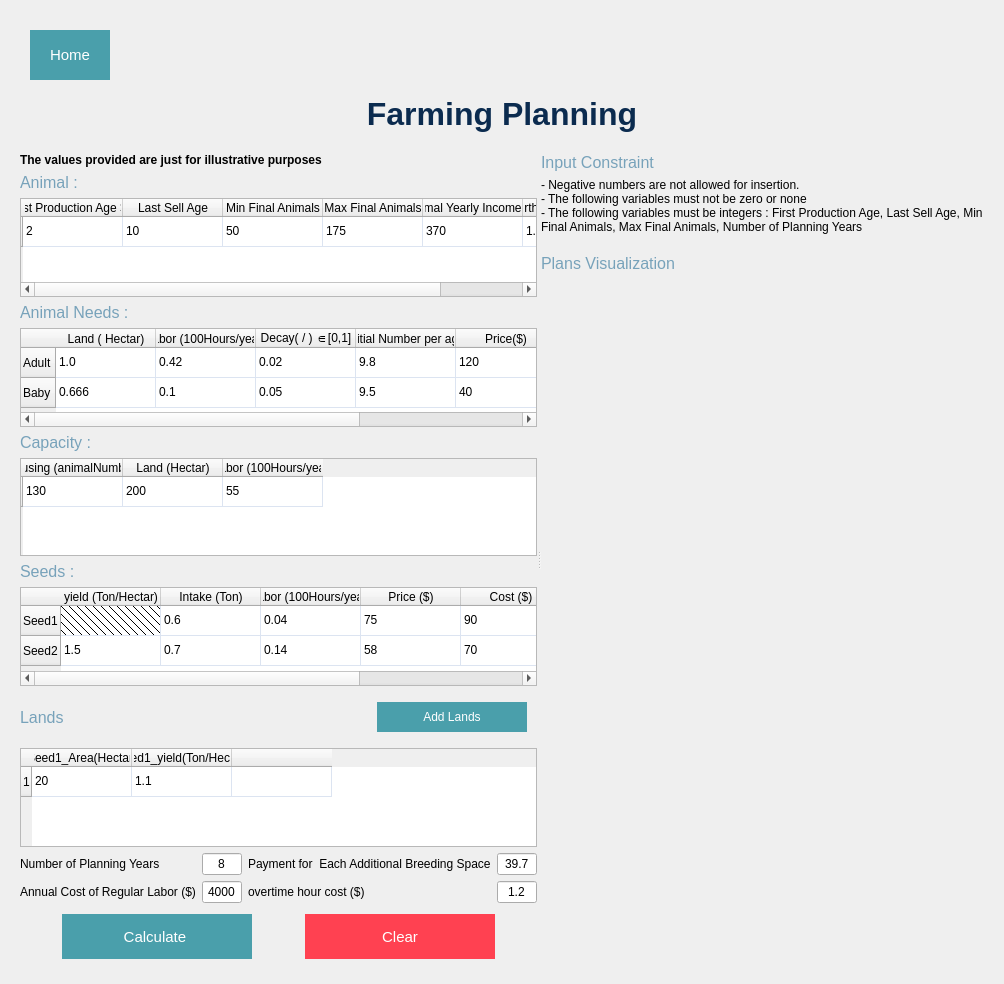
<?xml version="1.0" encoding="UTF-8"?>
<ui version="4.0">
 <class>MainWindow</class>
 <widget class="QMainWindow" name="MainWindow">
  <property name="geometry">
   <rect>
    <x>0</x>
    <y>0</y>
    <width>1004</width>
    <height>984</height>
   </rect>
  </property>
  <property name="windowTitle">
   <string>MainWindow</string>
  </property>
  <widget class="QWidget" name="centralwidget">
   <layout class="QVBoxLayout" name="main_layout">
    <property name="leftMargin">
     <number>20</number>
    </property>
    <property name="topMargin">
     <number>20</number>
    </property>
    <property name="rightMargin">
     <number>20</number>
    </property>
    <property name="bottomMargin">
     <number>20</number>
    </property>
    <item>
     <widget class="QPushButton" name="returnHome">
      <property name="maximumSize">
       <size>
        <width>100</width>
        <height>70</height>
       </size>
      </property>
      <property name="font">
       <font>
        <pointsize>11</pointsize>
       </font>
      </property>
      <property name="cursor">
       <cursorShape>PointingHandCursor</cursorShape>
      </property>
      <property name="styleSheet">
       <string notr="true">
                        QPushButton {
                            background-color: #4a9fab;
                            border: none;
                            color: white;
                            padding: 10px ;
                            margin: 10px;
                            height: 35px;
                        }
                        QPushButton:hover {
                            background-color: #3e858f;
                        }
                    </string>
      </property>
      <property name="text">
       <string>Home</string>
      </property>
     </widget>
    </item>
    <item>
     <widget class="QLabel" name="top_title">
      <property name="maximumSize">
       <size>
        <width>16777215</width>
        <height>150</height>
       </size>
      </property>
      <property name="font">
       <font>
        <pointsize>24</pointsize>
        <weight>75</weight>
        <bold>true</bold>
       </font>
      </property>
      <property name="styleSheet">
       <string notr="true">
                  QLabel {
                  color: #0b2b4f;
margin-bottom: 15px;
                  }
              </string>
      </property>
      <property name="text">
       <string>Farming Planning</string>
      </property>
      <property name="alignment">
       <set>Qt::AlignCenter</set>
      </property>
     </widget>
    </item>
    <item>
     <widget class="QSplitter" name="splitter">
      <property name="orientation">
       <enum>Qt::Horizontal</enum>
      </property>
      <widget class="QWidget" name="leftPanel">
       <layout class="QVBoxLayout" name="verticalLayout">
        <item>
         <widget class="QLabel" name="label_6">
          <property name="font">
           <font>
            <pointsize>9</pointsize>
            <weight>75</weight>
            <bold>true</bold>
           </font>
          </property>
          <property name="text">
           <string>The values provided are just for illustrative purposes</string>
          </property>
         </widget>
        </item>
        <item>
         <widget class="QLabel" name="node_input_title_2">
          <property name="font">
           <font>
            <pointsize>12</pointsize>
           </font>
          </property>
          <property name="styleSheet">
           <string notr="true">
                                                        QLabel {
                                                        color: #77a2ba;
                                                        }
                                                    </string>
          </property>
          <property name="text">
           <string>Animal :</string>
          </property>
         </widget>
        </item>
        <item>
         <widget class="QTableWidget" name="tableAdultAnimal">
          <property name="styleSheet">
           <string notr="true">gridline-color:#DCE4F1;
selection-background-color: #DCE4F1;</string>
          </property>
          <row>
           <property name="text">
            <string/>
           </property>
          </row>
          <column>
           <property name="text">
            <string>First Production Age &gt; 1</string>
           </property>
          </column>
          <column>
           <property name="text">
            <string>Last Sell Age</string>
           </property>
          </column>
          <column>
           <property name="text">
            <string>Min Final Animals</string>
           </property>
          </column>
          <column>
           <property name="text">
            <string>Max Final Animals</string>
           </property>
          </column>
          <column>
           <property name="text">
            <string>Animal Yearly Income ($)</string>
           </property>
          </column>
          <column>
           <property name="text">
            <string>Birthrate (animal/year)</string>
           </property>
          </column>
          <item row="0" column="0">
           <property name="text">
            <string>2</string>
           </property>
          </item>
          <item row="0" column="1">
           <property name="text">
            <string>10</string>
           </property>
          </item>
          <item row="0" column="2">
           <property name="text">
            <string>50</string>
           </property>
          </item>
          <item row="0" column="3">
           <property name="text">
            <string>175</string>
           </property>
          </item>
          <item row="0" column="4">
           <property name="text">
            <string>370</string>
           </property>
          </item>
          <item row="0" column="5">
           <property name="text">
            <string>1.1</string>
           </property>
          </item>
         </widget>
        </item>
        <item>
         <widget class="QLabel" name="edge_input_title">
          <property name="font">
           <font>
            <pointsize>12</pointsize>
           </font>
          </property>
          <property name="styleSheet">
           <string notr="true">
                                                        QLabel {
                                                        color: #77a2ba;
                                                        }
                                                    </string>
          </property>
          <property name="text">
           <string>Animal Needs :</string>
          </property>
         </widget>
        </item>
        <item>
         <widget class="QTableWidget" name="tableAnimalNeeds">
          <property name="styleSheet">
           <string notr="true">gridline-color:#DCE4F1;
selection-background-color: #DCE4F1;</string>
          </property>
          <row>
           <property name="text">
            <string>Adult</string>
           </property>
          </row>
          <row>
           <property name="text">
            <string>Baby</string>
           </property>
          </row>
          <column>
           <property name="text">
            <string>Land ( Hectar)</string>
           </property>
          </column>
          <column>
           <property name="text">
            <string>Labor (100Hours/year)</string>
           </property>
          </column>
          <column>
           <property name="text">
            <string>Decay( / ) ∈[0,1]</string>
           </property>
          </column>
          <column>
           <property name="text">
            <string>Initial Number per age</string>
           </property>
          </column>
          <column>
           <property name="text">
            <string>Price($)</string>
           </property>
          </column>
          <column>
           <property name="text">
            <string>Cost($)</string>
           </property>
          </column>
          <item row="0" column="0">
           <property name="text">
            <string>1.0</string>
           </property>
          </item>
          <item row="0" column="1">
           <property name="text">
            <string>0.42</string>
           </property>
          </item>
          <item row="0" column="2">
           <property name="text">
            <string>0.02</string>
           </property>
          </item>
          <item row="0" column="3">
           <property name="text">
            <string>9.8</string>
           </property>
          </item>
          <item row="0" column="4">
           <property name="text">
            <string>120</string>
           </property>
          </item>
          <item row="0" column="5">
           <property name="text">
            <string>100</string>
           </property>
          </item>
          <item row="1" column="0">
           <property name="text">
            <string>0.666</string>
           </property>
          </item>
          <item row="1" column="1">
           <property name="text">
            <string>0.1</string>
           </property>
          </item>
          <item row="1" column="2">
           <property name="text">
            <string>0.05</string>
           </property>
          </item>
          <item row="1" column="3">
           <property name="text">
            <string>9.5</string>
           </property>
          </item>
          <item row="1" column="4">
           <property name="text">
            <string>40</string>
           </property>
          </item>
          <item row="1" column="5">
           <property name="text">
            <string>50</string>
           </property>
          </item>
         </widget>
        </item>
        <item>
         <widget class="QLabel" name="node_selection_label">
          <property name="font">
           <font>
            <pointsize>12</pointsize>
           </font>
          </property>
          <property name="styleSheet">
           <string notr="true">
                                                        QLabel {
                                                        color: #77a2ba;
                                                        }
                                                    </string>
          </property>
          <property name="text">
           <string>Capacity : </string>
          </property>
         </widget>
        </item>
        <item>
         <widget class="QTableWidget" name="tableCapacity">
          <property name="styleSheet">
           <string notr="true">gridline-color:#DCE4F1;
        selection-background-color: #DCE4F1;</string>
          </property>
          <row>
           <property name="text">
            <string/>
           </property>
          </row>
          <column>
           <property name="text">
            <string>Housing (animalNumber)</string>
           </property>
          </column>
          <column>
           <property name="text">
            <string>Land (Hectar)</string>
           </property>
          </column>
          <column>
           <property name="text">
            <string>Labor (100Hours/year)</string>
           </property>
          </column>
          <item row="0" column="0">
           <property name="text">
            <string>130</string>
           </property>
          </item>
          <item row="0" column="1">
           <property name="text">
            <string>200</string>
           </property>
          </item>
          <item row="0" column="2">
           <property name="text">
            <string>55</string>
           </property>
          </item>
         </widget>
        </item>
        <item>
         <widget class="QLabel" name="input_constraint">
          <property name="font">
           <font>
            <pointsize>12</pointsize>
           </font>
          </property>
          <property name="styleSheet">
           <string notr="true">
                                                        QLabel {
                                                        color: #77a2ba;
                                                        }
                                                    </string>
          </property>
          <property name="text">
           <string>Seeds :</string>
          </property>
         </widget>
        </item>
        <item>
         <widget class="QTableWidget" name="tableSeeds">
          <property name="styleSheet">
           <string notr="true">gridline-color:#DCE4F1;
     selection-background-color: #DCE4F1;</string>
          </property>
          <row>
           <property name="text">
            <string>Seed1</string>
           </property>
          </row>
          <row>
           <property name="text">
            <string>Seed2</string>
           </property>
          </row>
          <column>
           <property name="text">
            <string>yield (Ton/Hectar)</string>
           </property>
          </column>
          <column>
           <property name="text">
            <string>Intake (Ton)</string>
           </property>
          </column>
          <column>
           <property name="text">
            <string>Labor (100Hours/year)</string>
           </property>
          </column>
          <column>
           <property name="text">
            <string>Price ($)</string>
           </property>
          </column>
          <column>
           <property name="text">
            <string>Cost ($)</string>
           </property>
          </column>
          <column>
           <property name="text">
            <string>Land Cost </string>
           </property>
          </column>
          <item row="0" column="0">
           <property name="text">
            <string/>
           </property>
           <property name="background">
            <brush brushstyle="FDiagPattern">
             <color alpha="255">
              <red>0</red>
              <green>0</green>
              <blue>0</blue>
             </color>
            </brush>
           </property>
           <property name="flags">
            <set>ItemIsSelectable|ItemIsDragEnabled|ItemIsUserCheckable</set>
           </property>
          </item>
          <item row="0" column="1">
           <property name="text">
            <string>0.6</string>
           </property>
          </item>
          <item row="0" column="2">
           <property name="text">
            <string>0.04</string>
           </property>
          </item>
          <item row="0" column="3">
           <property name="text">
            <string>75</string>
           </property>
          </item>
          <item row="0" column="4">
           <property name="text">
            <string>90</string>
           </property>
          </item>
          <item row="0" column="5">
           <property name="text">
            <string>15</string>
           </property>
          </item>
          <item row="1" column="0">
           <property name="text">
            <string>1.5</string>
           </property>
          </item>
          <item row="1" column="1">
           <property name="text">
            <string>0.7</string>
           </property>
          </item>
          <item row="1" column="2">
           <property name="text">
            <string>0.14</string>
           </property>
          </item>
          <item row="1" column="3">
           <property name="text">
            <string>58</string>
           </property>
          </item>
          <item row="1" column="4">
           <property name="text">
            <string>70</string>
           </property>
          </item>
          <item row="1" column="5">
           <property name="text">
            <string>10</string>
           </property>
          </item>
         </widget>
        </item>
        <item>
         <layout class="QHBoxLayout" name="horizontalLayout">
          <item>
           <widget class="QLabel" name="node_input_title">
            <property name="font">
             <font>
              <pointsize>12</pointsize>
             </font>
            </property>
            <property name="styleSheet">
             <string notr="true">
                                                        QLabel {
                                                        color: #77a2ba;
                                                        }
                                                    </string>
            </property>
            <property name="text">
             <string>Lands</string>
            </property>
           </widget>
          </item>
          <item>
           <widget class="QPushButton" name="add_lands_button">
            <property name="maximumSize">
             <size>
              <width>170</width>
              <height>16777215</height>
             </size>
            </property>
            <property name="font">
             <font>
              <pointsize>9</pointsize>
             </font>
            </property>
            <property name="cursor">
             <cursorShape>PointingHandCursor</cursorShape>
            </property>
            <property name="styleSheet">
             <string notr="true">
                                                        QPushButton {
                                                        background-color: #4a9fab;
                                                        border: none;
                                                        color: white;
                                                        padding: 5px ;
                                                        margin: 10px;
                                                        height: 20px;
                                                        }
                                                        QPushButton:hover {
                                                        background-color: #3e858f;
                                                        }
                                                    </string>
            </property>
            <property name="text">
             <string>Add Lands</string>
            </property>
           </widget>
          </item>
         </layout>
        </item>
        <item>
         <widget class="QTableWidget" name="tableLands">
          <property name="styleSheet">
           <string notr="true">gridline-color:#DCE4F1;
selection-background-color: #DCE4F1;</string>
          </property>
          <row>
           <property name="text">
            <string>1</string>
           </property>
          </row>
          <column>
           <property name="text">
            <string>Seed1_Area(Hectar)</string>
           </property>
          </column>
          <column>
           <property name="text">
            <string>Seed1_yield(Ton/Hectar)</string>
           </property>
          </column>
          <column>
           <property name="text">
            <string/>
           </property>
          </column>
          <item row="0" column="0">
           <property name="text">
            <string>20</string>
           </property>
          </item>
          <item row="0" column="1">
           <property name="text">
            <string>1.1</string>
           </property>
          </item>
          <item row="0" column="2">
           <property name="text">
            <string/>
           </property>
           <property name="flags">
            <set>ItemIsSelectable|ItemIsDragEnabled|ItemIsUserCheckable</set>
           </property>
          </item>
         </widget>
        </item>
        <item>
         <layout class="QGridLayout" name="gridLayout">
          <item row="0" column="2">
           <widget class="QLabel" name="label_3">
            <property name="text">
             <string>Payment for  Each Additional Breeding Space</string>
            </property>
           </widget>
          </item>
          <item row="0" column="0">
           <widget class="QLabel" name="label">
            <property name="text">
             <string>Number of Planning Years</string>
            </property>
           </widget>
          </item>
          <item row="0" column="3">
           <widget class="QLineEdit" name="overtime_cost">
            <property name="maximumSize">
             <size>
              <width>100</width>
              <height>16777215</height>
             </size>
            </property>
            <property name="text">
             <string>39.7</string>
            </property>
            <property name="alignment">
             <set>Qt::AlignCenter</set>
            </property>
           </widget>
          </item>
          <item row="2" column="3">
           <widget class="QLineEdit" name="additional_payment">
            <property name="maximumSize">
             <size>
              <width>100</width>
              <height>16777215</height>
             </size>
            </property>
            <property name="text">
             <string>1.2</string>
            </property>
            <property name="alignment">
             <set>Qt::AlignCenter</set>
            </property>
           </widget>
          </item>
          <item row="2" column="2">
           <widget class="QLabel" name="label_4">
            <property name="text">
             <string>overtime hour cost ($)</string>
            </property>
           </widget>
          </item>
          <item row="2" column="1">
           <widget class="QLineEdit" name="annual_cost_regular">
            <property name="maximumSize">
             <size>
              <width>100</width>
              <height>16777215</height>
             </size>
            </property>
            <property name="text">
             <string>4000</string>
            </property>
            <property name="alignment">
             <set>Qt::AlignCenter</set>
            </property>
           </widget>
          </item>
          <item row="2" column="0">
           <widget class="QLabel" name="label_2">
            <property name="text">
             <string>Annual Cost of Regular Labor ($)</string>
            </property>
           </widget>
          </item>
          <item row="0" column="1">
           <widget class="QLineEdit" name="number_years">
            <property name="enabled">
             <bool>true</bool>
            </property>
            <property name="maximumSize">
             <size>
              <width>100</width>
              <height>16777215</height>
             </size>
            </property>
            <property name="text">
             <string>8</string>
            </property>
            <property name="alignment">
             <set>Qt::AlignCenter</set>
            </property>
           </widget>
          </item>
         </layout>
        </item>
        <item>
         <layout class="QHBoxLayout" name="horizontalLayout_7">
          <item>
           <widget class="QPushButton" name="pushButton_submit">
            <property name="maximumSize">
             <size>
              <width>200</width>
              <height>16777215</height>
             </size>
            </property>
            <property name="font">
             <font>
              <pointsize>11</pointsize>
             </font>
            </property>
            <property name="cursor">
             <cursorShape>PointingHandCursor</cursorShape>
            </property>
            <property name="styleSheet">
             <string notr="true">
                                                        QPushButton {
                                                        background-color: #4a9fab;
                                                        border: none;
                                                        color: white;
                                                        padding: 5px ;
                                                        margin: 5px;
                                                        height: 35px;
                                                        }
                                                        QPushButton:hover {
                                                        background-color: #3e858f;
                                                        }
                                                    </string>
            </property>
            <property name="text">
             <string>Calculate </string>
            </property>
           </widget>
          </item>
          <item>
           <widget class="QPushButton" name="clear_button_4">
            <property name="maximumSize">
             <size>
              <width>200</width>
              <height>16777215</height>
             </size>
            </property>
            <property name="font">
             <font>
              <pointsize>11</pointsize>
             </font>
            </property>
            <property name="cursor">
             <cursorShape>PointingHandCursor</cursorShape>
            </property>
            <property name="styleSheet">
             <string notr="true">
                                                        QPushButton {
                                                        background-color: #ff4151;
                                                        border: none;
                                                        color: white;
                                                        padding: 5px ;
                                                        margin: 5px;
                                                        height: 35px;
                                                        }
                                                        QPushButton:hover {
                                                        background-color: #f0505d;
                                                        }
                                                    </string>
            </property>
            <property name="text">
             <string>Clear</string>
            </property>
           </widget>
          </item>
         </layout>
        </item>
       </layout>
      </widget>
      <widget class="QWidget" name="right_widget">
       <layout class="QVBoxLayout" name="right_layout">
        <item>
         <layout class="QVBoxLayout" name="verticalLayout_2">
          <item>
           <widget class="QLabel" name="input_constraint_2">
            <property name="font">
             <font>
              <pointsize>12</pointsize>
             </font>
            </property>
            <property name="styleSheet">
             <string notr="true">
                                                        QLabel {
                                                        color: #77a2ba;
                                                        }
                                                    </string>
            </property>
            <property name="text">
             <string>Input Constraint</string>
            </property>
           </widget>
          </item>
          <item>
           <widget class="QLabel" name="label_5">
            <property name="font">
             <font>
              <pointsize>9</pointsize>
              <weight>50</weight>
              <bold>false</bold>
             </font>
            </property>
            <property name="text">
             <string>- Negative numbers are not allowed for insertion.
- The following variables must not be zero or none
- The following variables must be integers : First Production Age, Last Sell Age, Min Final Animals, Max Final Animals, Number of Planning Years
</string>
            </property>
            <property name="wordWrap">
             <bool>true</bool>
            </property>
           </widget>
          </item>
          <item>
           <widget class="QLabel" name="graph_title">
            <property name="font">
             <font>
              <pointsize>12</pointsize>
             </font>
            </property>
            <property name="styleSheet">
             <string notr="true">
                                                        QLabel {
                                                        color: #77a2ba;
                                                        }
                                                    </string>
            </property>
            <property name="text">
             <string>Plans Visualization</string>
            </property>
           </widget>
          </item>
          <item>
           <layout class="QVBoxLayout" name="plan_display"/>
          </item>
         </layout>
        </item>
        <item>
         <spacer name="verticalSpacer">
          <property name="orientation">
           <enum>Qt::Vertical</enum>
          </property>
          <property name="sizeHint" stdset="0">
           <size>
            <width>20</width>
            <height>40</height>
           </size>
          </property>
         </spacer>
        </item>
       </layout>
      </widget>
     </widget>
    </item>
   </layout>
  </widget>
 </widget>
 <resources/>
 <connections/>
</ui>
